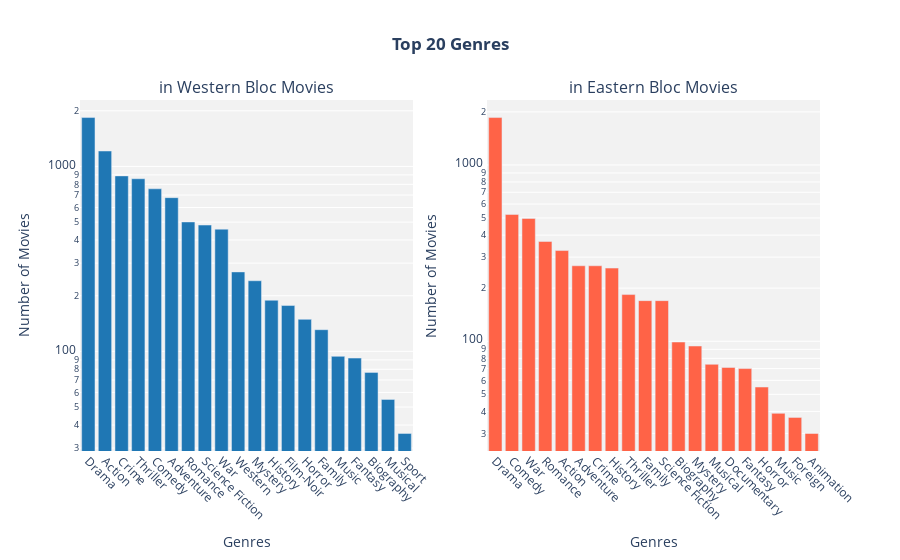

Write notebook code for a chart like this one.
### Code cell
western_genre_counts = genres_df[genres_df["cold_war_side"] == "Western"][
    "genres"
].value_counts()
eastern_genre_counts = genres_df[genres_df["cold_war_side"] == "Eastern"][
    "genres"
].value_counts()


plot_side_by_side(
    western_genre_counts.reset_index(),
    eastern_genre_counts.reset_index(),
    x_column="genres",
    y_column="count",
    title="Top 20 Genres",
)

### Figure 1 — Plotly figure (JSON) as saved in the notebook; plotly's stock layout.template omitted (floating-point values rounded to 4 significant figures)
{"data": [{"hovertemplate": "%{x}: %{y}<extra></extra>", "marker": {"color": "#1f77b4"}, "type": "bar", "x": ["Drama", "Action", "Crime", "Thriller", "Comedy", "Adventure", "Romance", "Science Fiction", "War", "Western", "Mystery", "History", "Film-Noir", "Horror", "Family", "Music", "Fantasy", "Biography", "Musical", "Sport"], "xaxis": "x", "y": [1838, 1212, 889, 858, 757, 678, 501, 482, 458, 269, 241, 189, 177, 149, 131, 94, 92, 77, 55, 36, 34, 32, 25, 24, 2, 1], "yaxis": "y"}, {"hovertemplate": "%{x}: %{y}<extra></extra>", "marker": {"color": "#ff6347"}, "type": "bar", "x": ["Drama", "Comedy", "War", "Romance", "Action", "Adventure", "Crime", "History", "Thriller", "Family", "Science Fiction", "Biography", "Mystery", "Musical", "Documentary", "Fantasy", "Horror", "Music", "Foreign", "Animation"], "xaxis": "x2", "y": [1857, 524, 497, 368, 327, 268, 268, 260, 184, 170, 170, 99, 94, 74, 71, 70, 55, 39, 37, 30, 22, 20, 12, 3, 1], "yaxis": "y2"}], "layout": {"annotations": [{"font": {"size": 16}, "showarrow": false, "text": "in Western Bloc Movies", "x": 0.225, "xanchor": "center", "xref": "paper", "y": 1, "yanchor": "bottom", "yref": "paper"}, {"font": {"size": 16}, "showarrow": false, "text": "in Eastern Bloc Movies", "x": 0.775, "xanchor": "center", "xref": "paper", "y": 1, "yanchor": "bottom", "yref": "paper"}], "plot_bgcolor": "#F2F2F2", "showlegend": false, "title": {"font": {"weight": "bold"}, "text": "Top 20 Genres", "x": 0.5}, "xaxis": {"anchor": "y", "domain": [0, 0.45], "tickangle": 45, "title": {"text": "Genres"}}, "xaxis2": {"anchor": "y2", "domain": [0.55, 1], "tickangle": 45, "title": {"text": "Genres"}}, "yaxis": {"anchor": "x", "domain": [0, 1], "title": {"text": "Number of Movies"}, "type": "log"}, "yaxis2": {"anchor": "x2", "domain": [0, 1], "title": {"text": "Number of Movies"}, "type": "log"}}}
